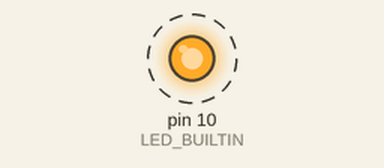
The sketch below on a simulated Arduino Uno, built with avr-gcc and run on an emulated ATmega328P. Shown: output pins drawn as LEDs (lit = HIGH). Dashed ring = blinking.

Above: at 0.5 s.
Timing chart, 0 to 4.6 s (numbered marks = the images above):
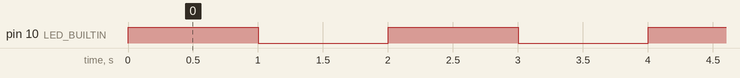

The sketch:

_1_-_Blink.ino
```cpp
#define LED_BUILTIN 10

// the setup function runs once when you press reset or power the board
void setup() {
  // initialize digital pin LED_BUILTIN as an output.
  pinMode(LED_BUILTIN, OUTPUT);
}

// the loop function runs over and over again forever
void loop() {
  digitalWrite(LED_BUILTIN, HIGH);   // turn the LED on (HIGH is the voltage level)
  delay(1000);                       // wait for a second
  digitalWrite(LED_BUILTIN, LOW);    // turn the LED off by making the voltage LOW
  delay(1000);                       // wait for a second
}
```

Measured:
- by itself, pin 10 (LED_BUILTIN): alternates HIGH for 1.0 s and LOW for 1.0 s
